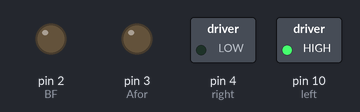
A sketch run on a simulated Arduino Uno, built with avr-gcc and run on an emulated ATmega328P. On the bench: switched loads named in the sketch (green lamp = pin HIGH), output pins drawn as LEDs (lit = HIGH).

Above: at 0.1 s.
Timing chart, 0 to 1.6 s (numbered marks = the images above):
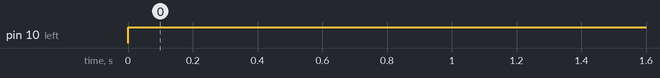

Measured:
- by itself, pin 10 (left): LOW → HIGH at 0.00 s

The sketch:

test.ino
```cpp
int right = 4;
int left = 10;
int Afor = 3;
int BF = 2;  // Motor a pins Right


void setup() {
   Serial.begin (9600);
   pinMode(right,OUTPUT);
   pinMode(left,OUTPUT);
  pinMode(Afor, OUTPUT);
  pinMode(BF, OUTPUT);
}

void loop () {

digitalWrite(left,HIGH);

}
```
